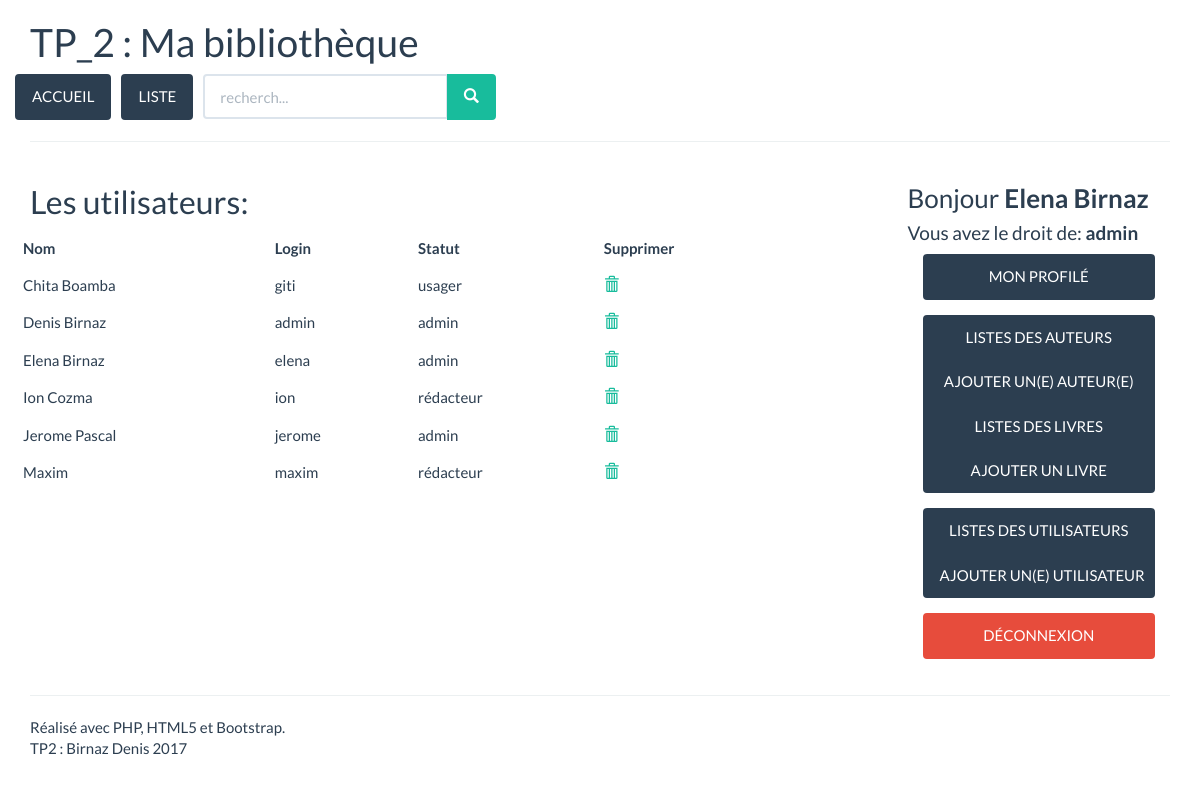
/index.php?controler=listeuser (signed in), run on the app's committed database.
### tables this page shows
CREATE TABLE IF NOT EXISTS `user` (
  `id_user` int(11) NOT NULL AUTO_INCREMENT,
  `login` varchar(16) NOT NULL,
  `pass` varchar(32) NOT NULL,
  `nom_user` varchar(50) NOT NULL,
  `statut_user` int(11) NOT NULL,
  PRIMARY KEY (`id_user`),
  UNIQUE KEY `login` (`login`),
  KEY `statut_user` (`statut_user`)
);

CREATE TABLE IF NOT EXISTS `statut` (
  `id_statut` int(11) NOT NULL,
  `nom_statut` varchar(15) NOT NULL,
  PRIMARY KEY (`id_statut`),
  UNIQUE KEY `id_statut` (`id_statut`),
  UNIQUE KEY `nom_statut` (`nom_statut`)
);

### controleurs/controleuradmin.class.php (called while the page is built, shortened)
<?php
class ControleurAdmin {
	function adminListe() {
		$oListe = new Users();
		$liste = $oListe->getUserAll();
		$vueAdmin = new Vue('ListeUserAll');
		$vueAdmin->generer(array('liste'=>$liste));
	}
}

### index.php (called while the page is built, shortened)
<?php
$controleur = new Controleur();
$controleur->routerRequete();
?>

### lib/singletonpdo.class.php (called while the page is built, shortened)
<?php
class SingletonPDO {
    private $PDOInstance = null;
    private static $instance = null;
    private function __construct(){
        $this->PDOInstance = new PDO('mysql:host='. self::DB_SERVEUR .';dbname='. self::DB_NOM, self::DB_LOGIN, self::DB_PASSWORD, array(PDO::MYSQL_ATTR_INIT_COMMAND => 'SET NAMES \'UTF8\''));
    }
    static function getInstance(){
        if(is_null(self::$instance)){
            self::$instance = new SingletonPDO();
        }
        return self::$instance;
    }
    function __call($name, $arguments){
        return $this->PDOInstance->{$name}(implode(',', $arguments));
    }
}

### modeles/users.class.php (called while the page is built, shortened)
<?php
class Users {
	function getUserAll() {
		$bdd = SingletonPDO::getInstance();
		$liste = $bdd->query("
			SELECT  id_user, login, nom_user, statut_user, nom_statut
			FROM user
			JOIN statut ON statut_user = id_statut
			ORDER BY nom_user");
		return $liste->fetchAll(PDO::FETCH_ASSOC);
	}
}

### vues/vListeUserAll.php (the view, shortened to what this page needs)
<h2>Les utilisateurs:</h2>
<div class="row">
<table class="table table-hover">
	<tr>
		<th class="up-liste">
			Nom
		</th>
		<th class="up-liste">
			Login
		</th>
		<th class="up-liste">
			Statut
		</th>
		<th class="up-liste">
			Supprimer
		</th>
	</tr>
	<div id="resultat">
	<?php
	 foreach ($liste as $user) {  ?>
	 	<tr class="ligne-liste">
			<td><?= $user['nom_user'] ?></td>
			<td><?= $user['login'] ?></td>
			<td><?= $user['nom_statut'] ?></td>
			<td>
				<a href="index.php?controler=sadmin&id=<?= $user['id_user'] ?>">
					<span class="glyphicon glyphicon-trash" aria-hidden="true"></span>
				</a>
			</td>
		</tr>
	<?php
	 }
	 ?>
	</div>
</table>
</div>

### data on the page
user: nom_user "Chita Boamba", login "giti", statut.nom_statut "usager"
user: nom_user "Denis Birnaz", login "admin", statut.nom_statut "admin"
user: nom_user "Elena Birnaz", login "elena", statut.nom_statut "admin"
user: nom_user "Ion Cozma", login "ion", statut.nom_statut "rédacteur"
user: nom_user "Jerome Pascal", login "jerome", statut.nom_statut "admin"
user: nom_user "Maxim", login "maxim", statut.nom_statut "rédacteur"

### other printed values
$_SESSION['user_biblio']["nom_user"] "Elena Birnaz"
$_SESSION['user_biblio']["nom_statut"] "admin"
